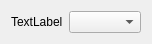
<?xml version="1.0" encoding="UTF-8"?>
<ui version="4.0">
 <class>DropdownField</class>
 <widget class="QWidget" name="DropdownField">
  <property name="geometry">
   <rect>
    <x>0</x>
    <y>0</y>
    <width>142</width>
    <height>40</height>
   </rect>
  </property>
  <property name="windowTitle">
   <string>Form</string>
  </property>
  <layout class="QVBoxLayout" name="verticalLayout">
   <item>
    <layout class="QHBoxLayout" name="horizontalLayout">
     <item>
      <widget class="QLabel" name="label">
       <property name="text">
        <string>TextLabel</string>
       </property>
      </widget>
     </item>
     <item>
      <widget class="QComboBox" name="comboBox"/>
     </item>
    </layout>
   </item>
  </layout>
 </widget>
 <resources/>
 <connections/>
</ui>
